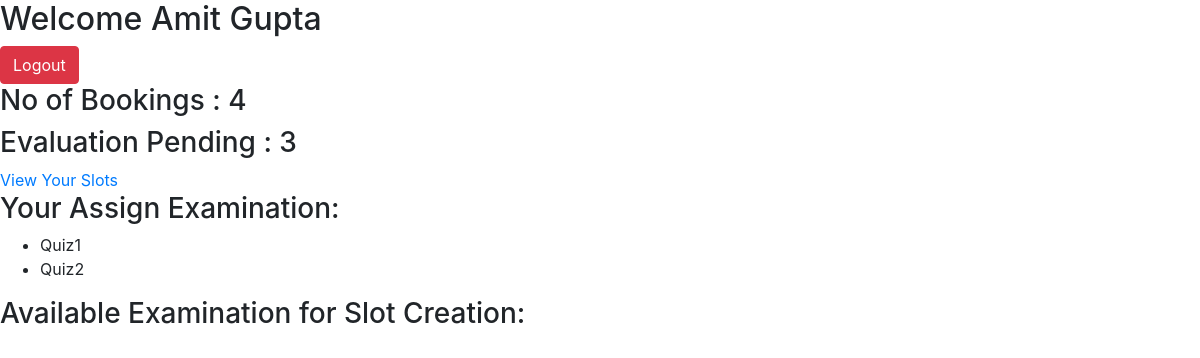
Screenshot of /examiner_dashboard (signed in) with the database file from the repository.
### app.py (models this page shows)
class Examiner(db.Model):
    id = db.Column(db.Integer, primary_key=True)
    name = db.Column(db.String(60))
    username = db.Column(db.String(20))
    password = db.Column(db.String(50))
    department= db.Column(db.String)
    email_id = db.Column(db.String(100))
    contact_no = db.Column(db.String(10))
    status = db.Column(db.String, default= 'Pending')
    examination_slot = db.relationship('ExaminationSlot', backref = 'examiner',lazy = True)
    examination = db.relationship('Examination', backref = 'examiner',foreign_keys='Examination.examiner_id',lazy = True)

class Examination(db.Model):
    id = db.Column(db.String, primary_key=True)
    name = db.Column(db.String)
    type = db.Column(db.String)
    maximum_marks = db.Column(db.Integer)
    duration = db.Column(db.String)
    slot_open_date = db.Column(db.Date)
    slot_close_date = db.Column(db.Date)
    booking_open_date = db.Column(db.Date)
    booking_close_date = db.Column(db.Date)
    status = db.Column(db.String)
    course_id =db.Column(db.String,db.ForeignKey('course.course_id'))
    examiner_id =db.Column(db.String,db.ForeignKey('examiner.id'))
    examination_slot = db.relationship('ExaminationSlot', backref = 'examination',lazy = True)
    examination_rubrics = db.relationship('ExaminationRubrics', backref = 'examination',lazy = True)

### app.py (the view)
@app.route('/examiner_dashboard')
def examiner_dashboard():
    examiner_id =int(session['examiner_id'])
    if 'examiner_id' not in session:
        return redirect('/login')
    examiner = Examiner.query.filter_by(id=examiner_id).first()
    pending_evaluation =Booking.query.join(ExaminationSlot).filter(ExaminationSlot.examiner_id == examiner_id,Booking.status == 'Booked').count()
    total_bookings = db.session.query(Booking).join(ExaminationSlot,Booking.examination_slot_id == ExaminationSlot.id).filter(ExaminationSlot.examiner_id == examiner_id).count()
    assign_examination = Examination.query.filter_by(examiner_id = examiner.id).all()
    available_examination = Examination.query.filter_by(examiner_id = examiner_id,status = 'slot creation').all()
    return render_template("examiner_dashboard.html",examiner=examiner,assign_examination=assign_examination,available_examination=available_examination,total_bookings=total_bookings,pending_evaluation=pending_evaluation)

### templates/examiner_dashboard.html (shortened to what this page needs)
<!DOCTYPE html>
<html lang="en">
<head>
     <link rel="stylesheet" href="https://cdn.jsdelivr.net/npm/bootstrap@4.1.3/dist/css/bootstrap.min.css">
</head>
<body>
    <h2>Welcome {{examiner.name}}</h2>
    <a href="/logout"><button class="btn btn-danger">Logout</button></a>
    <h3> No of Bookings : {{total_bookings}}</h3>
    <h3> Evaluation Pending : {{pending_evaluation}}</h3>
    <a href = "/slots">View Your Slots</a>
    <h3>Your Assign Examination:</h3>
    <ul>
        {% for a in assign_examination %}
        <li> {{a.name}} </li>
        {% endfor %}
    </ul>
    <h3> Available Examination for Slot Creation:</h3>
</body>
</html>

### rows the page displays
Examiner: name "Amit Gupta"
Examination: name "Quiz1"
Examination: name "Quiz2"

### other values shown
{{ total_bookings }} "4"
{{ pending_evaluation }} "3"
